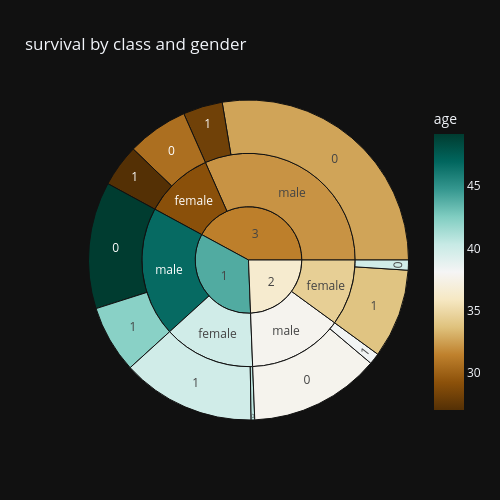

Source (notebook cell):
### Code cell
px.sunburst(df,path=['pclass','sex','survived'],
            values='age',title='survival by class and gender',width=500, height=500,
            template='plotly_dark',color='age',color_continuous_scale='brbg')

### Figure 1 — Plotly figure (JSON) as saved in the notebook; plotly's stock layout.template omitted (floating-point values rounded to 4 significant figures)
{"data": [{"branchvalues": "total", "customdata": [[32.63], [39.88], [26.99], [49.19], [33.8], [30.61], [38.28], [37.75], [42.25], [28.11], [39.86], [40.64], [32.06], [39.9], [29.13], [46.78], [34.41], [37.79], [31.33], [43.93], [36.4]], "domain": {"x": [0, 1], "y": [0, 1]}, "hovertemplate": "labels=%{label}<br>age_sum=%{value}<br>parent=%{parent}<br>id=%{id}<br>age=%{color}<extra></extra>", "ids": ["3/male/0", "1/female/1", "3/female/1", "1/male/0", "2/female/1", "3/female/0", "2/male/1", "2/male/0", "1/male/1", "3/male/1", "2/female/0", "1/female/0", "3/male", "1/female", "3/female", "1/male", "2/female", "2/male", "3", "1", "2"], "labels": ["0", "1", "1", "0", "1", "0", "1", "0", "1", "1", "0", "0", "male", "female", "female", "male", "female", "male", "3", "1", "2"], "marker": {"coloraxis": "coloraxis", "colors": [32.63, 39.88, 26.99, 49.19, 33.8, 30.61, 38.28, 37.75, 42.25, 28.11, 39.86, 40.64, 32.06, 39.9, 29.13, 46.78, 34.41, 37.79, 31.33, 43.93, 36.4]}, "name": "", "parents": ["3/male", "1/female", "3/female", "1/male", "2/female", "3/female", "2/male", "2/male", "1/male", "3/male", "2/female", "1/female", "3", "1", "3", "1", "2", "2", "", "", ""], "type": "sunburst", "values": [5860.0, 2865.0, 908.5, 2720.0, 1910.0, 1310.0, 240.3, 2803.0, 1450.0, 846.4, 216.0, 77.0, 6706.0, 2942.0, 2218.0, 4169.0, 2126.0, 3043.0, 8925.0, 7111.0, 5169.0]}], "layout": {"coloraxis": {"colorbar": {"title": {"text": "age"}}, "colorscale": [[0, "rgb(84,48,5)"], [0.1, "rgb(140,81,10)"], [0.2, "rgb(191,129,45)"], [0.3, "rgb(223,194,125)"], [0.4, "rgb(246,232,195)"], [0.5, "rgb(245,245,245)"], [0.6, "rgb(199,234,229)"], [0.7, "rgb(128,205,193)"], [0.8, "rgb(53,151,143)"], [0.9, "rgb(1,102,94)"], [1, "rgb(0,60,48)"]]}, "height": 500, "legend": {"tracegroupgap": 0}, "title": {"text": "survival by class and gender"}, "width": 500}}
